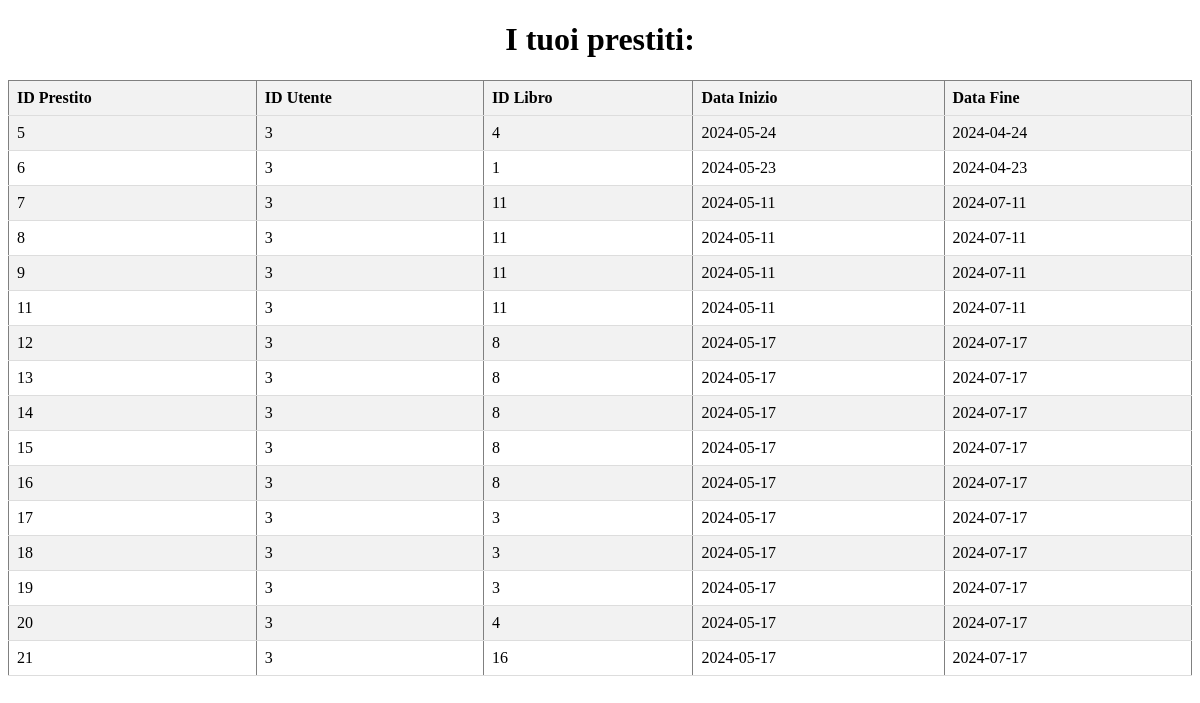
Before: /gestore.php?action=visualizza (signed in) with the older database file.
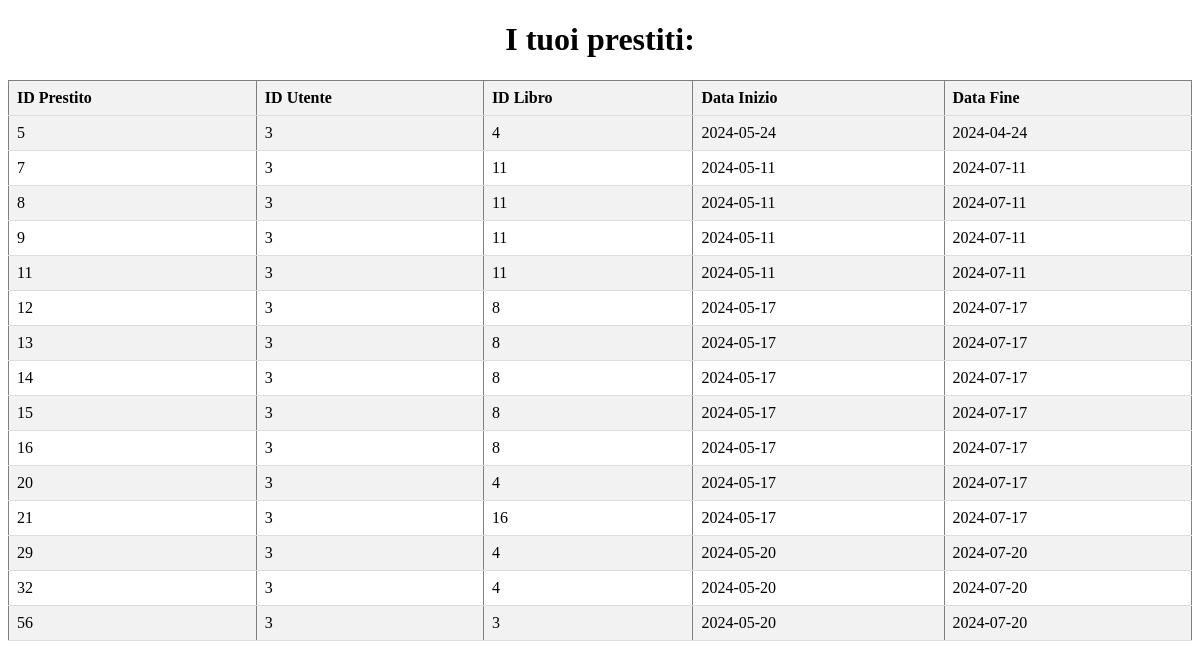
After: the same page with the newer database file.
### tables this page shows
CREATE TABLE `prestiti` (
  `PK_Id_prestito` int(11) NOT NULL,
  `FK_Id_utente` int(11) NOT NULL,
  `FK_Id_libro` int(11) NOT NULL,
  `Scadenza_prestito` date NOT NULL,
  `Inizio_prestito` date NOT NULL
);

### gestore.php (the view, shortened to what this page needs)
<!DOCTYPE html>
<html lang="en">
<head>
</head>
<body>
<?php
$user = $_SESSION['username'];
$servername = "localhost";
$username = "root";
$password = "Ruozzi1234";
$dbname = "bibliotrack";
$id_utente = null;
$conn = new mysqli($servername, $username, $password, $dbname);
$sql = "SELECT PK_Id_utente FROM utenti WHERE fk_user = '$user'";
$result = $conn->query($sql);
if ($result->num_rows > 0) {
    $row = $result->fetch_assoc();
    $id_utente = $row['PK_Id_utente'];
} else {
    echo "Nessun ID utente trovato per l'utente $username.";
}
if (isset($_SESSION['username'])) {
    if (isset($_GET['action'])) {
        $action = $_GET['action'];
        switch ($action) {
            case 'visualizza':
                $conn = new mysqli($servername, $username, $password, $dbname);
                $sql = "SELECT PK_Id_prestito, FK_Id_utente, FK_Id_libro, inizio_prestito, Scadenza_prestito FROM prestiti WHERE FK_id_utente = '$id_utente'";
                $result = $conn->query($sql);
                if ($result->num_rows > 0) {
                    echo "<div><h1>I tuoi prestiti:</h1></div>";
                    echo "<table border='1'>";
                    echo "<tr><th>ID Prestito</th><th>ID Utente</th><th>ID Libro</th><th>Data Inizio</th><th>Data Fine</th></tr>";
                    while ($row = $result->fetch_assoc()) {
                        echo "<tr>";
                        echo "<td>" . $row["PK_Id_prestito"] . "</td>";
                        echo "<td>" . $row["FK_Id_utente"] . "</td>";
                        echo "<td>" . $row["FK_Id_libro"] . "</td>";
                        echo "<td>" . $row["inizio_prestito"] . "</td>";
                        echo "<td>" . $row["Scadenza_prestito"] . "</td>";
                        echo "</tr>";
                    }
                    echo "</table>";
                } else {
                    echo "<p>Non hai prestiti attivi al momento.</p>";
                }
                break;
        }
    } else {
        echo "Nessuna azione specificata.";
    }
} else {
    echo "Devi loggarti";
}
?>
</body>
</html>

### gestore.php (style rules this page uses)
table { width: 100%; border-collapse: collapse; margin-top: 20px; }
th, td { padding: 8px; text-align: left; border-bottom: 1px solid #ddd; }
th { background-color: #f2f2f2; }
tr:nth-child(even) { background-color: #f2f2f2; }
div { text-align: center; }

Changed rows visible on the page:
removed prestiti: PK_Id_prestito "6", FK_Id_utente "3", FK_Id_libro "1", Inizio_prestito "2024-05-23", Scadenza_prestito "2024-04-23"
removed prestiti: PK_Id_prestito "17", FK_Id_utente "3", FK_Id_libro "3", Inizio_prestito "2024-05-17", Scadenza_prestito "2024-07-17"
removed prestiti: PK_Id_prestito "18", FK_Id_utente "3", FK_Id_libro "3", Inizio_prestito "2024-05-17", Scadenza_prestito "2024-07-17"
removed prestiti: PK_Id_prestito "19", FK_Id_utente "3", FK_Id_libro "3", Inizio_prestito "2024-05-17", Scadenza_prestito "2024-07-17"
added prestiti: PK_Id_prestito "29", FK_Id_utente "3", FK_Id_libro "4", Inizio_prestito "2024-05-20", Scadenza_prestito "2024-07-20"
added prestiti: PK_Id_prestito "32", FK_Id_utente "3", FK_Id_libro "4", Inizio_prestito "2024-05-20", Scadenza_prestito "2024-07-20"
added prestiti: PK_Id_prestito "56", FK_Id_utente "3", FK_Id_libro "3", Inizio_prestito "2024-05-20", Scadenza_prestito "2024-07-20"
